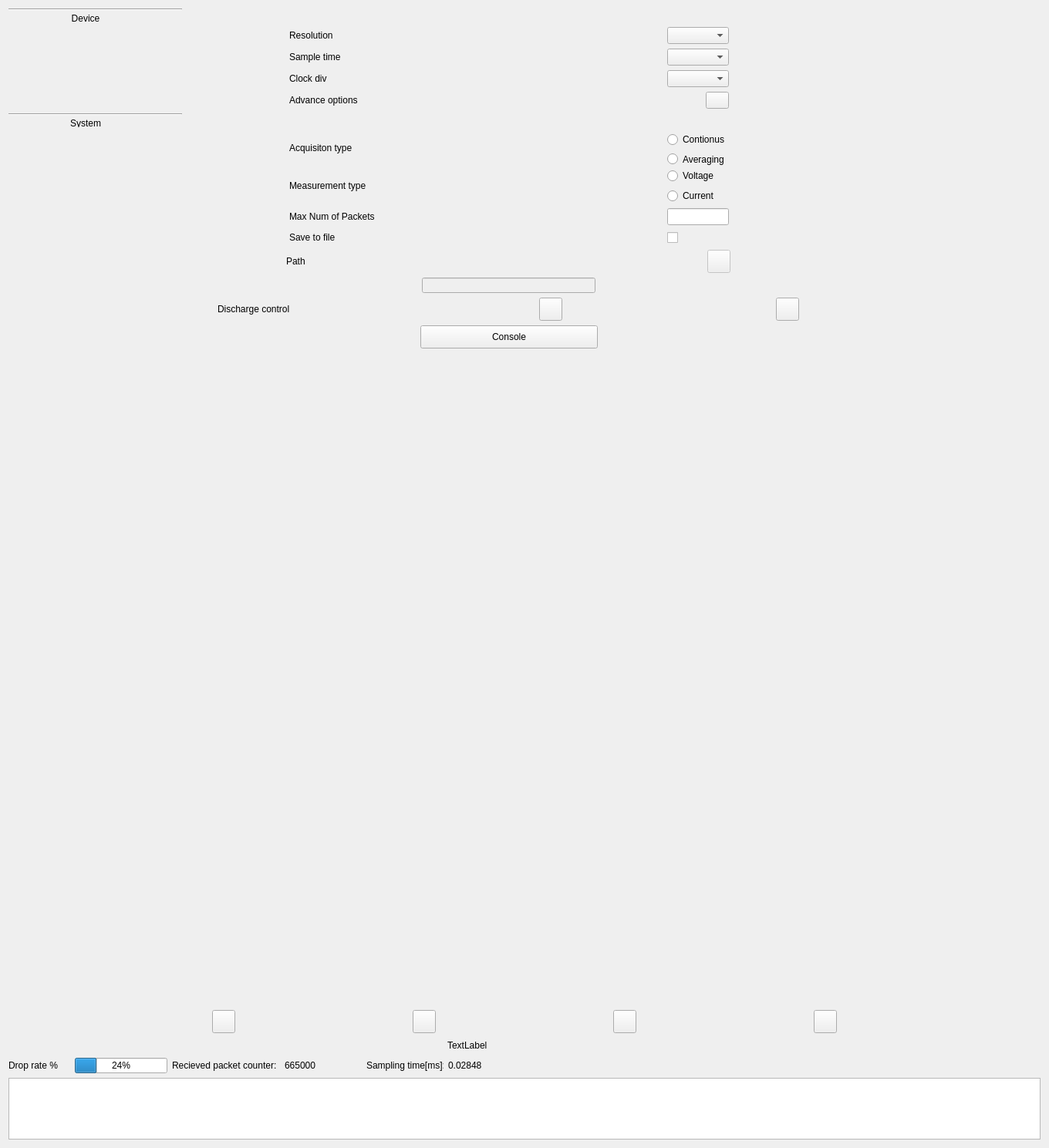
<?xml version="1.0" encoding="UTF-8"?>
<ui version="4.0">
 <class>DeviceWnd</class>
 <widget class="QWidget" name="DeviceWnd">
  <property name="geometry">
   <rect>
    <x>0</x>
    <y>0</y>
    <width>1360</width>
    <height>1489</height>
   </rect>
  </property>
  <property name="windowTitle">
   <string>Device</string>
  </property>
  <property name="windowOpacity">
   <double>3.000000000000000</double>
  </property>
  <layout class="QHBoxLayout" name="horizontalLayout">
   <item>
    <layout class="QGridLayout" name="mainGril">
     <property name="sizeConstraint">
      <enum>QLayout::SetMaximumSize</enum>
     </property>
     <item row="0" column="0">
      <layout class="QVBoxLayout" name="mainGrilFullVerl">
       <property name="sizeConstraint">
        <enum>QLayout::SetMaximumSize</enum>
       </property>
       <item>
        <layout class="QHBoxLayout" name="FullVerlTopVerl">
         <property name="sizeConstraint">
          <enum>QLayout::SetMaximumSize</enum>
         </property>
         <item>
          <layout class="QVBoxLayout" name="topVerlGraphsVerl">
           <property name="sizeConstraint">
            <enum>QLayout::SetDefaultConstraint</enum>
           </property>
           <item>
            <layout class="QHBoxLayout" name="GraphicsTopHorl"/>
           </item>
           <item>
            <layout class="QVBoxLayout" name="GraphicsBottomVerl"/>
           </item>
          </layout>
         </item>
         <item>
          <layout class="QVBoxLayout" name="topVerlSettingVerl">
           <property name="sizeConstraint">
            <enum>QLayout::SetMaximumSize</enum>
           </property>
           <item>
            <layout class="QVBoxLayout" name="settingsVerlDeviceVerl">
             <property name="sizeConstraint">
              <enum>QLayout::SetMaximumSize</enum>
             </property>
             <item>
              <widget class="Line" name="deviceHoli">
               <property name="minimumSize">
                <size>
                 <width>225</width>
                 <height>2</height>
                </size>
               </property>
               <property name="maximumSize">
                <size>
                 <width>225</width>
                 <height>2</height>
                </size>
               </property>
               <property name="orientation">
                <enum>Qt::Horizontal</enum>
               </property>
              </widget>
             </item>
             <item>
              <widget class="QLabel" name="deviceLabe">
               <property name="minimumSize">
                <size>
                 <width>200</width>
                 <height>10</height>
                </size>
               </property>
               <property name="maximumSize">
                <size>
                 <width>200</width>
                 <height>10</height>
                </size>
               </property>
               <property name="text">
                <string>Device</string>
               </property>
               <property name="alignment">
                <set>Qt::AlignCenter</set>
               </property>
              </widget>
             </item>
             <item>
              <layout class="QHBoxLayout" name="deviceVerlResolutionHorl">
               <item>
                <widget class="QLabel" name="resolutionLabe">
                 <property name="minimumSize">
                  <size>
                   <width>120</width>
                   <height>10</height>
                  </size>
                 </property>
                 <property name="maximumSize">
                  <size>
                   <width>120</width>
                   <height>50</height>
                  </size>
                 </property>
                 <property name="text">
                  <string>Resolution</string>
                 </property>
                </widget>
               </item>
               <item>
                <widget class="QComboBox" name="resolutionComb">
                 <property name="sizePolicy">
                  <sizepolicy hsizetype="Preferred" vsizetype="Preferred">
                   <horstretch>0</horstretch>
                   <verstretch>0</verstretch>
                  </sizepolicy>
                 </property>
                 <property name="minimumSize">
                  <size>
                   <width>80</width>
                   <height>10</height>
                  </size>
                 </property>
                 <property name="maximumSize">
                  <size>
                   <width>80</width>
                   <height>50</height>
                  </size>
                 </property>
                </widget>
               </item>
               <item>
                <spacer name="resolutionHors">
                 <property name="orientation">
                  <enum>Qt::Horizontal</enum>
                 </property>
                 <property name="sizeType">
                  <enum>QSizePolicy::Minimum</enum>
                 </property>
                 <property name="sizeHint" stdset="0">
                  <size>
                   <width>40</width>
                   <height>20</height>
                  </size>
                 </property>
                </spacer>
               </item>
              </layout>
             </item>
             <item>
              <layout class="QHBoxLayout" name="deviceVerlSampleTimeHorl">
               <item>
                <widget class="QLabel" name="sampleTimeLabe">
                 <property name="minimumSize">
                  <size>
                   <width>120</width>
                   <height>10</height>
                  </size>
                 </property>
                 <property name="maximumSize">
                  <size>
                   <width>120</width>
                   <height>50</height>
                  </size>
                 </property>
                 <property name="text">
                  <string>Sample time</string>
                 </property>
                </widget>
               </item>
               <item>
                <widget class="QComboBox" name="sampleTimeComb">
                 <property name="sizePolicy">
                  <sizepolicy hsizetype="Preferred" vsizetype="Preferred">
                   <horstretch>0</horstretch>
                   <verstretch>0</verstretch>
                  </sizepolicy>
                 </property>
                 <property name="minimumSize">
                  <size>
                   <width>80</width>
                   <height>10</height>
                  </size>
                 </property>
                 <property name="maximumSize">
                  <size>
                   <width>80</width>
                   <height>50</height>
                  </size>
                 </property>
                </widget>
               </item>
               <item>
                <spacer name="sampleTimeHors">
                 <property name="orientation">
                  <enum>Qt::Horizontal</enum>
                 </property>
                 <property name="sizeType">
                  <enum>QSizePolicy::Minimum</enum>
                 </property>
                 <property name="sizeHint" stdset="0">
                  <size>
                   <width>40</width>
                   <height>20</height>
                  </size>
                 </property>
                </spacer>
               </item>
              </layout>
             </item>
             <item>
              <layout class="QHBoxLayout" name="deviceVerlClockDivHorl">
               <item>
                <widget class="QLabel" name="clockDivLabe">
                 <property name="minimumSize">
                  <size>
                   <width>120</width>
                   <height>10</height>
                  </size>
                 </property>
                 <property name="maximumSize">
                  <size>
                   <width>120</width>
                   <height>50</height>
                  </size>
                 </property>
                 <property name="text">
                  <string>Clock div</string>
                 </property>
                </widget>
               </item>
               <item>
                <widget class="QComboBox" name="clockDivComb">
                 <property name="minimumSize">
                  <size>
                   <width>80</width>
                   <height>10</height>
                  </size>
                 </property>
                 <property name="maximumSize">
                  <size>
                   <width>80</width>
                   <height>50</height>
                  </size>
                 </property>
                </widget>
               </item>
               <item>
                <spacer name="clockDivHors">
                 <property name="orientation">
                  <enum>Qt::Horizontal</enum>
                 </property>
                 <property name="sizeType">
                  <enum>QSizePolicy::Minimum</enum>
                 </property>
                 <property name="sizeHint" stdset="0">
                  <size>
                   <width>40</width>
                   <height>20</height>
                  </size>
                 </property>
                </spacer>
               </item>
              </layout>
             </item>
             <item>
              <layout class="QHBoxLayout" name="deviceVerlAdvanceoptionHorl">
               <item>
                <widget class="QLabel" name="label">
                 <property name="minimumSize">
                  <size>
                   <width>170</width>
                   <height>10</height>
                  </size>
                 </property>
                 <property name="maximumSize">
                  <size>
                   <width>170</width>
                   <height>50</height>
                  </size>
                 </property>
                 <property name="text">
                  <string>Advance options</string>
                 </property>
                </widget>
               </item>
               <item>
                <widget class="QPushButton" name="advanceOptionPusb">
                 <property name="sizePolicy">
                  <sizepolicy hsizetype="Preferred" vsizetype="Preferred">
                   <horstretch>0</horstretch>
                   <verstretch>0</verstretch>
                  </sizepolicy>
                 </property>
                 <property name="minimumSize">
                  <size>
                   <width>30</width>
                   <height>10</height>
                  </size>
                 </property>
                 <property name="maximumSize">
                  <size>
                   <width>30</width>
                   <height>50</height>
                  </size>
                 </property>
                 <property name="text">
                  <string/>
                 </property>
                 <property name="icon">
                  <iconset resource="../../resource.qrc">
                   <normaloff>:/images/NewSet/setting.png</normaloff>:/images/NewSet/setting.png</iconset>
                 </property>
                </widget>
               </item>
               <item>
                <spacer name="advanceOptionHors">
                 <property name="orientation">
                  <enum>Qt::Horizontal</enum>
                 </property>
                 <property name="sizeType">
                  <enum>QSizePolicy::Minimum</enum>
                 </property>
                 <property name="sizeHint" stdset="0">
                  <size>
                   <width>40</width>
                   <height>20</height>
                  </size>
                 </property>
                </spacer>
               </item>
              </layout>
             </item>
            </layout>
           </item>
           <item>
            <layout class="QVBoxLayout" name="settingsVerlSystemVerl">
             <item>
              <widget class="Line" name="systemHoli">
               <property name="minimumSize">
                <size>
                 <width>225</width>
                 <height>0</height>
                </size>
               </property>
               <property name="maximumSize">
                <size>
                 <width>225</width>
                 <height>2</height>
                </size>
               </property>
               <property name="orientation">
                <enum>Qt::Horizontal</enum>
               </property>
              </widget>
             </item>
             <item>
              <widget class="QLabel" name="systemLabe">
               <property name="minimumSize">
                <size>
                 <width>200</width>
                 <height>10</height>
                </size>
               </property>
               <property name="maximumSize">
                <size>
                 <width>200</width>
                 <height>10</height>
                </size>
               </property>
               <property name="text">
                <string>System</string>
               </property>
               <property name="alignment">
                <set>Qt::AlignCenter</set>
               </property>
              </widget>
             </item>
             <item>
              <layout class="QHBoxLayout" name="systemVerlAcquisitionTypeConAverHorl">
               <item>
                <widget class="QLabel" name="acquisitionTypeLabe">
                 <property name="minimumSize">
                  <size>
                   <width>120</width>
                   <height>30</height>
                  </size>
                 </property>
                 <property name="maximumSize">
                  <size>
                   <width>120</width>
                   <height>50</height>
                  </size>
                 </property>
                 <property name="text">
                  <string>Acquisiton type</string>
                 </property>
                </widget>
               </item>
               <item>
                <layout class="QVBoxLayout" name="acquisitionTypeConAverHorlConAverVerl">
                 <item>
                  <widget class="QRadioButton" name="continousRadb">
                   <property name="minimumSize">
                    <size>
                     <width>80</width>
                     <height>15</height>
                    </size>
                   </property>
                   <property name="maximumSize">
                    <size>
                     <width>80</width>
                     <height>50</height>
                    </size>
                   </property>
                   <property name="text">
                    <string>Contionus</string>
                   </property>
                  </widget>
                 </item>
                 <item>
                  <widget class="QRadioButton" name="averagingRadb">
                   <property name="minimumSize">
                    <size>
                     <width>80</width>
                     <height>15</height>
                    </size>
                   </property>
                   <property name="maximumSize">
                    <size>
                     <width>80</width>
                     <height>10</height>
                    </size>
                   </property>
                   <property name="text">
                    <string>Averaging</string>
                   </property>
                  </widget>
                 </item>
                </layout>
               </item>
               <item>
                <spacer name="acquisitionTypeHors">
                 <property name="orientation">
                  <enum>Qt::Horizontal</enum>
                 </property>
                 <property name="sizeType">
                  <enum>QSizePolicy::Minimum</enum>
                 </property>
                 <property name="sizeHint" stdset="0">
                  <size>
                   <width>40</width>
                   <height>20</height>
                  </size>
                 </property>
                </spacer>
               </item>
              </layout>
             </item>
             <item>
              <layout class="QHBoxLayout" name="systemVerlMeasurementTypeHorl">
               <item>
                <widget class="QLabel" name="measurementTypeLabe">
                 <property name="minimumSize">
                  <size>
                   <width>120</width>
                   <height>30</height>
                  </size>
                 </property>
                 <property name="maximumSize">
                  <size>
                   <width>120</width>
                   <height>50</height>
                  </size>
                 </property>
                 <property name="text">
                  <string>Measurement type</string>
                 </property>
                </widget>
               </item>
               <item>
                <layout class="QVBoxLayout" name="measurementTypeHorlVolCurrVerl">
                 <item>
                  <widget class="QRadioButton" name="measurementTypeVoltageRadb">
                   <property name="minimumSize">
                    <size>
                     <width>80</width>
                     <height>15</height>
                    </size>
                   </property>
                   <property name="maximumSize">
                    <size>
                     <width>80</width>
                     <height>50</height>
                    </size>
                   </property>
                   <property name="text">
                    <string>Voltage</string>
                   </property>
                  </widget>
                 </item>
                 <item>
                  <widget class="QRadioButton" name="measurementTypeCurrentRadb">
                   <property name="minimumSize">
                    <size>
                     <width>80</width>
                     <height>15</height>
                    </size>
                   </property>
                   <property name="maximumSize">
                    <size>
                     <width>80</width>
                     <height>50</height>
                    </size>
                   </property>
                   <property name="text">
                    <string>Current</string>
                   </property>
                  </widget>
                 </item>
                </layout>
               </item>
               <item>
                <spacer name="measurementTypeHorlHors">
                 <property name="orientation">
                  <enum>Qt::Horizontal</enum>
                 </property>
                 <property name="sizeType">
                  <enum>QSizePolicy::Minimum</enum>
                 </property>
                 <property name="sizeHint" stdset="0">
                  <size>
                   <width>40</width>
                   <height>20</height>
                  </size>
                 </property>
                </spacer>
               </item>
              </layout>
             </item>
             <item>
              <layout class="QHBoxLayout" name="systemVerlMaxNumOfPacketsHorl">
               <item>
                <widget class="QLabel" name="maxNumOfPacketsLabe">
                 <property name="minimumSize">
                  <size>
                   <width>120</width>
                   <height>10</height>
                  </size>
                 </property>
                 <property name="maximumSize">
                  <size>
                   <width>120</width>
                   <height>50</height>
                  </size>
                 </property>
                 <property name="text">
                  <string>Max Num of Packets</string>
                 </property>
                </widget>
               </item>
               <item>
                <widget class="QLineEdit" name="maxNumOfPacketsLine">
                 <property name="sizePolicy">
                  <sizepolicy hsizetype="Minimum" vsizetype="Fixed">
                   <horstretch>0</horstretch>
                   <verstretch>0</verstretch>
                  </sizepolicy>
                 </property>
                 <property name="minimumSize">
                  <size>
                   <width>80</width>
                   <height>10</height>
                  </size>
                 </property>
                 <property name="maximumSize">
                  <size>
                   <width>80</width>
                   <height>50</height>
                  </size>
                 </property>
                </widget>
               </item>
               <item>
                <spacer name="maxNumOfPacketsHors">
                 <property name="orientation">
                  <enum>Qt::Horizontal</enum>
                 </property>
                 <property name="sizeType">
                  <enum>QSizePolicy::Minimum</enum>
                 </property>
                 <property name="sizeHint" stdset="0">
                  <size>
                   <width>40</width>
                   <height>20</height>
                  </size>
                 </property>
                </spacer>
               </item>
              </layout>
             </item>
             <item>
              <layout class="QHBoxLayout" name="systemVerlSaveToFileHorl">
               <item>
                <widget class="QLabel" name="saveToFileLabe">
                 <property name="minimumSize">
                  <size>
                   <width>120</width>
                   <height>10</height>
                  </size>
                 </property>
                 <property name="maximumSize">
                  <size>
                   <width>120</width>
                   <height>50</height>
                  </size>
                 </property>
                 <property name="text">
                  <string>Save to file</string>
                 </property>
                </widget>
               </item>
               <item>
                <widget class="QCheckBox" name="saveToFileCheb">
                 <property name="minimumSize">
                  <size>
                   <width>80</width>
                   <height>10</height>
                  </size>
                 </property>
                 <property name="maximumSize">
                  <size>
                   <width>80</width>
                   <height>50</height>
                  </size>
                 </property>
                 <property name="text">
                  <string/>
                 </property>
                </widget>
               </item>
               <item>
                <spacer name="saveToFileHors">
                 <property name="orientation">
                  <enum>Qt::Horizontal</enum>
                 </property>
                 <property name="sizeType">
                  <enum>QSizePolicy::Minimum</enum>
                 </property>
                 <property name="sizeHint" stdset="0">
                  <size>
                   <width>40</width>
                   <height>20</height>
                  </size>
                 </property>
                </spacer>
               </item>
              </layout>
             </item>
             <item>
              <layout class="QVBoxLayout" name="systemVerlPathVerl">
               <item>
                <layout class="QHBoxLayout" name="pathVerlTopHorl">
                 <item>
                  <widget class="QLabel" name="pathLab">
                   <property name="minimumSize">
                    <size>
                     <width>180</width>
                     <height>10</height>
                    </size>
                   </property>
                   <property name="maximumSize">
                    <size>
                     <width>180</width>
                     <height>50</height>
                    </size>
                   </property>
                   <property name="text">
                    <string>Path</string>
                   </property>
                  </widget>
                 </item>
                 <item>
                  <widget class="QPushButton" name="pathPusb">
                   <property name="enabled">
                    <bool>false</bool>
                   </property>
                   <property name="minimumSize">
                    <size>
                     <width>30</width>
                     <height>30</height>
                    </size>
                   </property>
                   <property name="maximumSize">
                    <size>
                     <width>30</width>
                     <height>30</height>
                    </size>
                   </property>
                   <property name="text">
                    <string/>
                   </property>
                   <property name="icon">
                    <iconset resource="../../resource.qrc">
                     <normaloff>:/images/directory.png</normaloff>:/images/directory.png</iconset>
                   </property>
                   <property name="iconSize">
                    <size>
                     <width>20</width>
                     <height>20</height>
                    </size>
                   </property>
                  </widget>
                 </item>
                 <item>
                  <spacer name="pathTopHors">
                   <property name="orientation">
                    <enum>Qt::Horizontal</enum>
                   </property>
                   <property name="sizeType">
                    <enum>QSizePolicy::Minimum</enum>
                   </property>
                   <property name="sizeHint" stdset="0">
                    <size>
                     <width>40</width>
                     <height>20</height>
                    </size>
                   </property>
                  </spacer>
                 </item>
                </layout>
               </item>
               <item>
                <layout class="QHBoxLayout" name="pathVerlBottomHorl">
                 <item>
                  <widget class="QLineEdit" name="pathLine">
                   <property name="enabled">
                    <bool>false</bool>
                   </property>
                   <property name="sizePolicy">
                    <sizepolicy hsizetype="Minimum" vsizetype="Fixed">
                     <horstretch>0</horstretch>
                     <verstretch>0</verstretch>
                    </sizepolicy>
                   </property>
                   <property name="minimumSize">
                    <size>
                     <width>225</width>
                     <height>20</height>
                    </size>
                   </property>
                   <property name="maximumSize">
                    <size>
                     <width>225</width>
                     <height>20</height>
                    </size>
                   </property>
                  </widget>
                 </item>
                 <item>
                  <spacer name="pathBottomHors">
                   <property name="orientation">
                    <enum>Qt::Horizontal</enum>
                   </property>
                   <property name="sizeType">
                    <enum>QSizePolicy::Minimum</enum>
                   </property>
                   <property name="sizeHint" stdset="0">
                    <size>
                     <width>40</width>
                     <height>20</height>
                    </size>
                   </property>
                  </spacer>
                 </item>
                </layout>
               </item>
              </layout>
             </item>
             <item>
              <layout class="QHBoxLayout" name="systemVerlDischargeControlHorl">
               <item>
                <widget class="QLabel" name="dischargeControlLabe">
                 <property name="minimumSize">
                  <size>
                   <width>140</width>
                   <height>10</height>
                  </size>
                 </property>
                 <property name="maximumSize">
                  <size>
                   <width>140</width>
                   <height>50</height>
                  </size>
                 </property>
                 <property name="text">
                  <string>Discharge control</string>
                 </property>
                </widget>
               </item>
               <item>
                <widget class="QPushButton" name="dischargeControlPusb1">
                 <property name="minimumSize">
                  <size>
                   <width>30</width>
                   <height>30</height>
                  </size>
                 </property>
                 <property name="maximumSize">
                  <size>
                   <width>30</width>
                   <height>30</height>
                  </size>
                 </property>
                 <property name="text">
                  <string/>
                 </property>
                 <property name="icon">
                  <iconset resource="../../resource.qrc">
                   <normaloff>:/images/NewSet/dischargeon.png</normaloff>:/images/NewSet/dischargeon.png</iconset>
                 </property>
                 <property name="iconSize">
                  <size>
                   <width>20</width>
                   <height>20</height>
                  </size>
                 </property>
                </widget>
               </item>
               <item>
                <widget class="QPushButton" name="dischargeControlPusb2">
                 <property name="minimumSize">
                  <size>
                   <width>30</width>
                   <height>30</height>
                  </size>
                 </property>
                 <property name="maximumSize">
                  <size>
                   <width>30</width>
                   <height>30</height>
                  </size>
                 </property>
                 <property name="text">
                  <string/>
                 </property>
                 <property name="icon">
                  <iconset resource="../../resource.qrc">
                   <normaloff>:/images/timerOn.png</normaloff>:/images/timerOn.png</iconset>
                 </property>
                 <property name="iconSize">
                  <size>
                   <width>20</width>
                   <height>20</height>
                  </size>
                 </property>
                </widget>
               </item>
               <item>
                <spacer name="dischargeControlHors">
                 <property name="orientation">
                  <enum>Qt::Horizontal</enum>
                 </property>
                 <property name="sizeType">
                  <enum>QSizePolicy::Minimum</enum>
                 </property>
                 <property name="sizeHint" stdset="0">
                  <size>
                   <width>40</width>
                   <height>20</height>
                  </size>
                 </property>
                </spacer>
               </item>
              </layout>
             </item>
             <item>
              <layout class="QHBoxLayout" name="systemVerlConsole">
               <item>
                <widget class="QPushButton" name="ConsolePusb">
                 <property name="minimumSize">
                  <size>
                   <width>230</width>
                   <height>30</height>
                  </size>
                 </property>
                 <property name="maximumSize">
                  <size>
                   <width>230</width>
                   <height>30</height>
                  </size>
                 </property>
                 <property name="text">
                  <string>Console</string>
                 </property>
                </widget>
               </item>
               <item>
                <spacer name="horizontalSpacer">
                 <property name="orientation">
                  <enum>Qt::Horizontal</enum>
                 </property>
                 <property name="sizeType">
                  <enum>QSizePolicy::Minimum</enum>
                 </property>
                 <property name="sizeHint" stdset="0">
                  <size>
                   <width>40</width>
                   <height>20</height>
                  </size>
                 </property>
                </spacer>
               </item>
              </layout>
             </item>
             <item>
              <spacer name="systemVers">
               <property name="orientation">
                <enum>Qt::Vertical</enum>
               </property>
               <property name="sizeHint" stdset="0">
                <size>
                 <width>20</width>
                 <height>40</height>
                </size>
               </property>
              </spacer>
             </item>
             <item>
              <layout class="QVBoxLayout" name="systemVerlPlayStopConnVerl">
               <item>
                <layout class="QHBoxLayout" name="playStopConnVerlPlayStopHorl">
                 <item>
                  <spacer name="playStopHors1">
                   <property name="orientation">
                    <enum>Qt::Horizontal</enum>
                   </property>
                   <property name="sizeType">
                    <enum>QSizePolicy::Minimum</enum>
                   </property>
                   <property name="sizeHint" stdset="0">
                    <size>
                     <width>40</width>
                     <height>20</height>
                    </size>
                   </property>
                  </spacer>
                 </item>
                 <item>
                  <widget class="QPushButton" name="startPusb">
                   <property name="minimumSize">
                    <size>
                     <width>30</width>
                     <height>30</height>
                    </size>
                   </property>
                   <property name="maximumSize">
                    <size>
                     <width>30</width>
                     <height>30</height>
                    </size>
                   </property>
                   <property name="text">
                    <string/>
                   </property>
                   <property name="icon">
                    <iconset resource="../../resource.qrc">
                     <normaloff>:/images/NewSet/play.png</normaloff>:/images/NewSet/play.png</iconset>
                   </property>
                   <property name="iconSize">
                    <size>
                     <width>20</width>
                     <height>20</height>
                    </size>
                   </property>
                   <property name="checkable">
                    <bool>false</bool>
                   </property>
                  </widget>
                 </item>
                 <item>
                  <widget class="QPushButton" name="pausePusb">
                   <property name="minimumSize">
                    <size>
                     <width>30</width>
                     <height>30</height>
                    </size>
                   </property>
                   <property name="maximumSize">
                    <size>
                     <width>30</width>
                     <height>30</height>
                    </size>
                   </property>
                   <property name="text">
                    <string/>
                   </property>
                   <property name="icon">
                    <iconset resource="../../resource.qrc">
                     <normaloff>:/images/NewSet/pause.png</normaloff>:/images/NewSet/pause.png</iconset>
                   </property>
                   <property name="iconSize">
                    <size>
                     <width>20</width>
                     <height>20</height>
                    </size>
                   </property>
                  </widget>
                 </item>
                 <item>
                  <widget class="QPushButton" name="stopPusb">
                   <property name="minimumSize">
                    <size>
                     <width>30</width>
                     <height>30</height>
                    </size>
                   </property>
                   <property name="maximumSize">
                    <size>
                     <width>30</width>
                     <height>30</height>
                    </size>
                   </property>
                   <property name="text">
                    <string/>
                   </property>
                   <property name="icon">
                    <iconset resource="../../resource.qrc">
                     <normaloff>:/images/NewSet/stop.png</normaloff>:/images/NewSet/stop.png</iconset>
                   </property>
                   <property name="iconSize">
                    <size>
                     <width>20</width>
                     <height>20</height>
                    </size>
                   </property>
                  </widget>
                 </item>
                 <item>
                  <widget class="QPushButton" name="refreshPusb">
                   <property name="minimumSize">
                    <size>
                     <width>30</width>
                     <height>30</height>
                    </size>
                   </property>
                   <property name="maximumSize">
                    <size>
                     <width>30</width>
                     <height>30</height>
                    </size>
                   </property>
                   <property name="text">
                    <string/>
                   </property>
                   <property name="icon">
                    <iconset resource="../../resource.qrc">
                     <normaloff>:/images/NewSet/reload.png</normaloff>:/images/NewSet/reload.png</iconset>
                   </property>
                   <property name="iconSize">
                    <size>
                     <width>20</width>
                     <height>20</height>
                    </size>
                   </property>
                  </widget>
                 </item>
                 <item>
                  <spacer name="playStopHors2">
                   <property name="orientation">
                    <enum>Qt::Horizontal</enum>
                   </property>
                   <property name="sizeType">
                    <enum>QSizePolicy::Minimum</enum>
                   </property>
                   <property name="sizeHint" stdset="0">
                    <size>
                     <width>40</width>
                     <height>20</height>
                    </size>
                   </property>
                  </spacer>
                 </item>
                </layout>
               </item>
               <item>
                <layout class="QHBoxLayout" name="playStopConnVerlDeviceConnectedHorl">
                 <item>
                  <spacer name="deviceConnectedHors1">
                   <property name="orientation">
                    <enum>Qt::Horizontal</enum>
                   </property>
                   <property name="sizeType">
                    <enum>QSizePolicy::Minimum</enum>
                   </property>
                   <property name="sizeHint" stdset="0">
                    <size>
                     <width>40</width>
                     <height>20</height>
                    </size>
                   </property>
                  </spacer>
                 </item>
                 <item>
                  <widget class="QLabel" name="deviceConnectedLabe">
                   <property name="minimumSize">
                    <size>
                     <width>200</width>
                     <height>20</height>
                    </size>
                   </property>
                   <property name="maximumSize">
                    <size>
                     <width>200</width>
                     <height>20</height>
                    </size>
                   </property>
                   <property name="text">
                    <string>TextLabel</string>
                   </property>
                  </widget>
                 </item>
                 <item>
                  <spacer name="deviceConnectedHors2">
                   <property name="orientation">
                    <enum>Qt::Horizontal</enum>
                   </property>
                   <property name="sizeType">
                    <enum>QSizePolicy::Minimum</enum>
                   </property>
                   <property name="sizeHint" stdset="0">
                    <size>
                     <width>40</width>
                     <height>20</height>
                    </size>
                   </property>
                  </spacer>
                 </item>
                </layout>
               </item>
              </layout>
             </item>
            </layout>
           </item>
          </layout>
         </item>
        </layout>
       </item>
       <item>
        <layout class="QVBoxLayout" name="FullVerlBottomHorl">
         <property name="sizeConstraint">
          <enum>QLayout::SetMaximumSize</enum>
         </property>
         <item>
          <layout class="QHBoxLayout" name="bottomHorlStatisticsVerl">
           <item>
            <widget class="QLabel" name="statisticsDropRateLabe1">
             <property name="minimumSize">
              <size>
               <width>80</width>
               <height>20</height>
              </size>
             </property>
             <property name="maximumSize">
              <size>
               <width>20</width>
               <height>80</height>
              </size>
             </property>
             <property name="text">
              <string>Drop rate %</string>
             </property>
            </widget>
           </item>
           <item>
            <widget class="QProgressBar" name="statisticsDropRateProb">
             <property name="sizePolicy">
              <sizepolicy hsizetype="Minimum" vsizetype="Fixed">
               <horstretch>0</horstretch>
               <verstretch>0</verstretch>
              </sizepolicy>
             </property>
             <property name="minimumSize">
              <size>
               <width>120</width>
               <height>20</height>
              </size>
             </property>
             <property name="maximumSize">
              <size>
               <width>120</width>
               <height>20</height>
              </size>
             </property>
             <property name="value">
              <number>24</number>
             </property>
            </widget>
           </item>
           <item>
            <widget class="QLabel" name="statisticsPacketCounterLabe">
             <property name="minimumSize">
              <size>
               <width>140</width>
               <height>20</height>
              </size>
             </property>
             <property name="maximumSize">
              <size>
               <width>140</width>
               <height>20</height>
              </size>
             </property>
             <property name="text">
              <string>Recieved packet counter:</string>
             </property>
            </widget>
           </item>
           <item>
            <widget class="QLabel" name="statisticsPacketCounterLabe2">
             <property name="sizePolicy">
              <sizepolicy hsizetype="Preferred" vsizetype="Preferred">
               <horstretch>0</horstretch>
               <verstretch>0</verstretch>
              </sizepolicy>
             </property>
             <property name="minimumSize">
              <size>
               <width>100</width>
               <height>20</height>
              </size>
             </property>
             <property name="maximumSize">
              <size>
               <width>100</width>
               <height>20</height>
              </size>
             </property>
             <property name="text">
              <string>665000</string>
             </property>
            </widget>
           </item>
           <item>
            <widget class="QLabel" name="statisticsSamplingTimeLabe">
             <property name="minimumSize">
              <size>
               <width>100</width>
               <height>20</height>
              </size>
             </property>
             <property name="maximumSize">
              <size>
               <width>100</width>
               <height>20</height>
              </size>
             </property>
             <property name="text">
              <string>Sampling time[ms]:</string>
             </property>
            </widget>
           </item>
           <item>
            <widget class="QLabel" name="statisticsSamplingTimeLabe2">
             <property name="minimumSize">
              <size>
               <width>100</width>
               <height>20</height>
              </size>
             </property>
             <property name="maximumSize">
              <size>
               <width>100</width>
               <height>20</height>
              </size>
             </property>
             <property name="text">
              <string>0.02848</string>
             </property>
            </widget>
           </item>
           <item>
            <spacer name="statisticsSpacer1">
             <property name="orientation">
              <enum>Qt::Horizontal</enum>
             </property>
             <property name="sizeType">
              <enum>QSizePolicy::Expanding</enum>
             </property>
             <property name="sizeHint" stdset="0">
              <size>
               <width>40</width>
               <height>20</height>
              </size>
             </property>
            </spacer>
           </item>
          </layout>
         </item>
         <item>
          <widget class="QPlainTextEdit" name="loggingQpte">
           <property name="sizePolicy">
            <sizepolicy hsizetype="Expanding" vsizetype="Minimum">
             <horstretch>0</horstretch>
             <verstretch>0</verstretch>
            </sizepolicy>
           </property>
           <property name="minimumSize">
            <size>
             <width>200</width>
             <height>80</height>
            </size>
           </property>
           <property name="maximumSize">
            <size>
             <width>1800</width>
             <height>80</height>
            </size>
           </property>
          </widget>
         </item>
        </layout>
       </item>
      </layout>
     </item>
    </layout>
   </item>
  </layout>
 </widget>
 <resources>
  <include location="../../resource.qrc"/>
 </resources>
 <connections/>
</ui>
